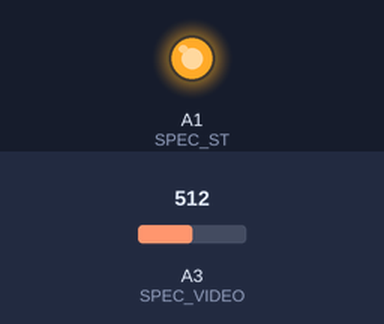
A sketch run on a simulated Arduino Uno, built with avr-gcc and run on an emulated ATmega328P. On the bench: output pins drawn as LEDs (lit = HIGH). The inputs (shaded band) are chosen by the test bench; at power-on: A3 (SPEC_VIDEO) = 512. Pins used as bus, display or sensor lines are not drawn; what the sketch prints to the serial monitor is not drawn.

Above: at 1.6 s.
1.7 s: A3 (SPEC_VIDEO) set to 981
4.7 s: A3 (SPEC_VIDEO) set to 1015
Timing chart, 0 to 7.7 s (numbered marks = the images above; inputs shaded):
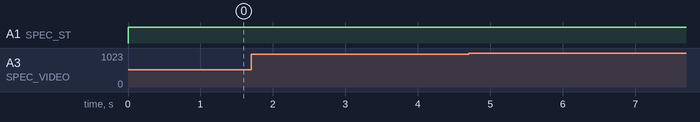

The sketch:

Spectrometer_Control.ino
```cpp
// This code is a modified from the original sketch from Peter Jansen
// also this code just prints the output to csv output to the terminal.

//sudo chmod a+rw /dev/ttyACM0


//#define SPEC_EOS         NA
#define SPEC_ST          A1
#define SPEC_CLK         A2
#define SPEC_VIDEO       A3


#define SPEC_CHANNELS    256
uint16_t data[SPEC_CHANNELS];

void setup() {


  pinMode(SPEC_ST, OUTPUT);
  pinMode(SPEC_CLK, OUTPUT);

  digitalWrite(SPEC_ST, HIGH);
  digitalWrite(SPEC_CLK, HIGH);

  Serial.begin(9600);
}

  void readSpectrometer()
  {
  int delay_time = 100;     // delay per half clock (in microseconds).  This ultimately conrols the integration time.
  int idx = 0;
  int read_time = 30;      // Amount of time that the analogRead() procedure takes (in microseconds) (different micros will have different times)
  int intTime = 300;
  int i;
  long int numIntegrationBlocks = 1000;


  // Step 2: Send start pulse to signal start of integration/light collection
  digitalWrite(SPEC_CLK, LOW);
  delayMicroseconds(delay_time);
  digitalWrite(SPEC_CLK, HIGH);
  digitalWrite(SPEC_ST, LOW);
  delayMicroseconds(delay_time);
  digitalWrite(SPEC_CLK, LOW);
  delayMicroseconds(delay_time);
  digitalWrite(SPEC_CLK, HIGH);
  digitalWrite(SPEC_ST, HIGH);
  delayMicroseconds(delay_time);

  // Step 3: Integration time -- sample for a period of time determined by the intTime parameter

  for (int i = 0; i < numIntegrationBlocks; i++) {
    digitalWrite(SPEC_CLK, LOW);
    delayMicroseconds(delay_time);
    digitalWrite(SPEC_CLK, HIGH);
  delayMicroseconds(delay_time);

    digitalWrite(SPEC_CLK, LOW);
    delayMicroseconds(delay_time);
    digitalWrite(SPEC_CLK, HIGH);
    delayMicroseconds(delay_time);

    digitalWrite(SPEC_CLK, LOW);
    delayMicroseconds(delay_time);
    digitalWrite(SPEC_CLK, HIGH);
    delayMicroseconds(delay_time);
    digitalWrite(SPEC_CLK, LOW);
    delayMicroseconds(delay_time);
    digitalWrite(SPEC_CLK, HIGH);
    delayMicroseconds(delay_time);

  }


  // Step 4: Send start pulse to signal end of integration/light collection
  digitalWrite(SPEC_CLK, LOW);
  delayMicroseconds(delay_time);
  digitalWrite(SPEC_CLK, HIGH);
  digitalWrite(SPEC_ST, LOW);
  delayMicroseconds(delay_time);
  digitalWrite(SPEC_CLK, LOW);
  delayMicroseconds(delay_time);
  digitalWrite(SPEC_CLK, HIGH);
  digitalWrite(SPEC_ST, HIGH);
  delayMicroseconds(delay_time);

  // Step 5: Read Data 2 (this is the actual read, since the spectrometer has now sampled data)
  idx = 0;
  for (int i = 0; i < SPEC_CHANNELS; i++) {

    digitalWrite(SPEC_CLK, LOW);
    delayMicroseconds(delay_time);


      data[idx] = analogRead(SPEC_VIDEO);


    idx += 1;
    if (delay_time > read_time) delayMicroseconds(delay_time - read_time);   // Read takes about 135uSec

    digitalWrite(SPEC_CLK, HIGH);
    delayMicroseconds(delay_time);


  }

  }

void print_data()
{
  for (int i = 0; i < SPEC_CHANNELS; i++)
  {
    Serial.print(data[i]);
    Serial.print(',');
  }
  Serial.print("\n");

}

void loop()
{

 readSpectrometer();
  print_data();
  delay(10);
}
```
